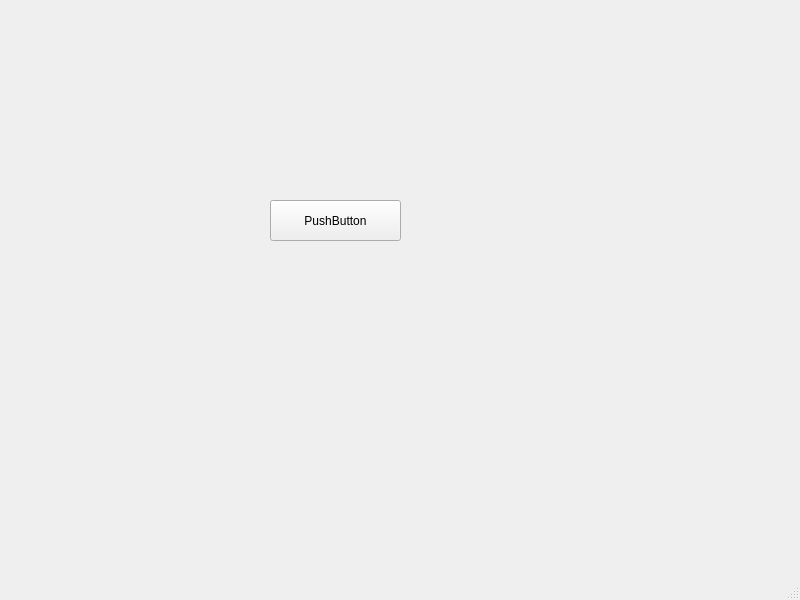
<?xml version="1.0" encoding="UTF-8"?>
<ui version="4.0">
 <class>MainWindow</class>
 <widget class="QMainWindow" name="MainWindow">
  <property name="geometry">
   <rect>
    <x>0</x>
    <y>0</y>
    <width>800</width>
    <height>600</height>
   </rect>
  </property>
  <property name="windowTitle">
   <string>MainWindow</string>
  </property>
  <widget class="QWidget" name="centralwidget">
   <widget class="QPushButton" name="pushButton">
    <property name="geometry">
     <rect>
      <x>270</x>
      <y>200</y>
      <width>131</width>
      <height>41</height>
     </rect>
    </property>
    <property name="text">
     <string>PushButton</string>
    </property>
   </widget>
  </widget>
  <widget class="QMenuBar" name="menubar">
   <property name="geometry">
    <rect>
     <x>0</x>
     <y>0</y>
     <width>800</width>
     <height>28</height>
    </rect>
   </property>
  </widget>
  <widget class="QStatusBar" name="statusbar"/>
 </widget>
 <resources/>
 <connections/>
</ui>
